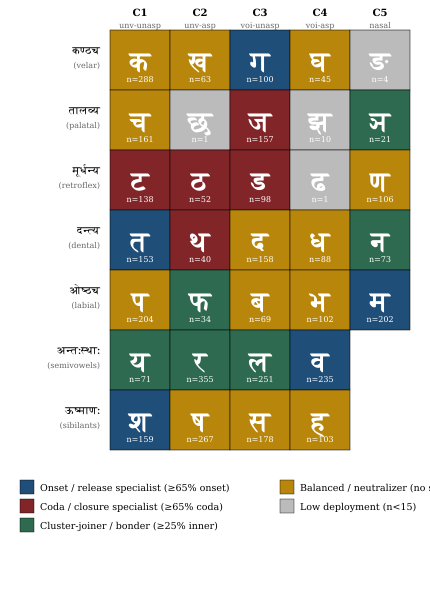

Reproduce this figure in Python.
"""Subatomic periodicity grid — varṇamālā colored by position-role behavior.

Generates an SVG directly (no matplotlib dependency) so the figure builds
regardless of the local Python environment's numpy/matplotlib state.

For each of the 33 consonants in the varṇamālā, classify its dominant
position-role from the Dhātupāṭha corpus and color the cell accordingly:

  BLUE   — onset / release specialist     (onset-deployment ≥ 65% of total)
  RED    — coda / closure specialist      (coda-deployment ≥ 65% of total)
  GREEN  — cluster-joiner / bonder        (inner-cluster ≥ 25% of total)
  GOLD   — balanced / neutralizer         (no strong lean; multi-role)
  GRAY   — low deployment                 (total < 15)

Data: copied from analysis/dhatupatha/FINDINGS.md §11 (single-akṣara
position-role counts, anubandha-aware).

Run: python3 figures/building_dhatuh/subatomic_periodicity.py
"""

from pathlib import Path


# ---- Data: per-consonant position-role counts (FINDINGS.md §11) ----
# Format: char -> (onset_outer, onset_inner, coda_inner, coda_outer)
STATS = {
    "र": (78, 126, 100, 51),
    "क": (174, 5, 56, 53),
    "ष": (85, 31, 17, 134),
    "ल": (82, 40, 24, 105),
    "व": (129, 56, 2, 48),
    "प": (119, 9, 2, 74),
    "म": (118, 14, 29, 41),
    "स": (73, 4, 15, 86),
    "च": (82, 0, 4, 75),
    "श": (115, 0, 5, 39),
    "द": (70, 0, 2, 86),
    "ज": (53, 0, 7, 97),
    "त": (104, 8, 19, 22),
    "ट": (4, 16, 13, 105),
    "ण": (31, 9, 3, 63),
    "ह": (44, 0, 1, 58),
    "भ": (50, 0, 5, 47),
    "ग": (72, 0, 1, 27),
    "ड": (7, 0, 7, 84),
    "ध": (49, 2, 0, 37),
    "न": (10, 8, 17, 38),
    "य": (19, 30, 1, 21),
    "ब": (38, 1, 3, 27),
    "ख": (32, 3, 1, 27),
    "ठ": (0, 4, 4, 44),
    "घ": (26, 0, 2, 17),
    "थ": (1, 2, 0, 37),
    "फ": (4, 13, 0, 17),
    "ञ": (0, 3, 18, 0),
    "झ": (8, 0, 0, 2),
    "ङ": (1, 0, 3, 0),
    "छ": (0, 0, 0, 1),
    "ढ": (0, 0, 1, 0),
}


# ---- Colors ----
COLOR_ONSET = "#1F4E79"    # dark blue — release/onset specialist
COLOR_CODA = "#822529"     # dark red — closure/coda specialist
COLOR_BONDER = "#2D6A4F"   # dark green — cluster-joiner/bonder
COLOR_NEUTRAL = "#B8860B"  # dark goldenrod — balanced/neutralizer
COLOR_LOW = "#BBBBBB"      # light gray — low deployment


# ---- Canonical varṇamālā layout ----
GRID = [
    ("कण्ठ्य", "velar", ["क", "ख", "ग", "घ", "ङ"]),
    ("तालव्य", "palatal", ["च", "छ", "ज", "झ", "ञ"]),
    ("मूर्धन्य", "retroflex", ["ट", "ठ", "ड", "ढ", "ण"]),
    ("दन्त्य", "dental", ["त", "थ", "द", "ध", "न"]),
    ("ओष्ठ्य", "labial", ["प", "फ", "ब", "भ", "म"]),
    ("अन्तःस्थाः", "semivowels", ["य", "र", "ल", "व", None]),
    ("ऊष्माणः", "sibilants", ["श", "ष", "स", "ह", None]),
]
COLUMNS = [
    ("C1", "unv-unasp"),
    ("C2", "unv-asp"),
    ("C3", "voi-unasp"),
    ("C4", "voi-asp"),
    ("C5", "nasal"),
]


def classify(ch):
    """Return color + category for a consonant from its position-role stats."""
    stats = STATS.get(ch)
    if not stats:
        return COLOR_LOW, "low"

    oo, oi, ci, co = stats
    total = oo + oi + ci + co
    if total < 15:
        return COLOR_LOW, "low"

    onset = oo + oi
    coda = ci + co
    inner = oi + ci

    inner_pct = inner / total
    onset_pct = onset / total
    coda_pct = coda / total

    # Strong cluster-joiner: 25%+ inner activity
    if inner_pct >= 0.25:
        return COLOR_BONDER, "bonder"

    # Strong onset specialist
    if onset_pct >= 0.65:
        return COLOR_ONSET, "onset"

    # Strong coda specialist
    if coda_pct >= 0.65:
        return COLOR_CODA, "coda"

    # Otherwise balanced
    return COLOR_NEUTRAL, "balanced"


def main():
    # Geometry (SVG units = points-ish, set width/height for trade-book column)
    cell_w = 60
    cell_h = 60
    place_w = 110     # left margin for place labels
    col_label_h = 30  # top margin for column labels
    legend_h = 130

    n_cols = 5
    n_rows = len(GRID)

    width = place_w + n_cols * cell_w + 20
    height = col_label_h + n_rows * cell_h + legend_h + 20

    svg = []
    svg.append(f'<?xml version="1.0" encoding="UTF-8"?>')
    svg.append(
        f'<svg xmlns="http://www.w3.org/2000/svg" '
        f'width="{width}" height="{height}" '
        f'viewBox="0 0 {width} {height}" '
        f'font-family="Charter, &quot;Bitstream Charter&quot;, &quot;DejaVu Serif&quot;, serif">'
    )

    # Background
    svg.append(f'<rect width="{width}" height="{height}" fill="white"/>')

    # Column labels (top)
    for c, (col, sub) in enumerate(COLUMNS):
        x = place_w + c * cell_w + cell_w / 2
        y_top = col_label_h - 14
        y_bot = col_label_h - 2
        svg.append(
            f'<text x="{x}" y="{y_top}" font-size="10" font-weight="bold" '
            f'text-anchor="middle">{col}</text>'
        )
        svg.append(
            f'<text x="{x}" y="{y_bot}" font-size="8" fill="#666" '
            f'text-anchor="middle">{sub}</text>'
        )

    # Rows
    for r, (dev_label, eng_label, cells) in enumerate(GRID):
        y = col_label_h + r * cell_h

        # Place label (left)
        label_x = place_w - 10
        ly1 = y + cell_h / 2 - 6
        ly2 = y + cell_h / 2 + 8
        svg.append(
            f'<text x="{label_x}" y="{ly1}" font-size="11" '
            f'text-anchor="end">{dev_label}</text>'
        )
        svg.append(
            f'<text x="{label_x}" y="{ly2}" font-size="8" fill="#666" '
            f'text-anchor="end">({eng_label})</text>'
        )

        # Cells
        for c, ch in enumerate(cells):
            if ch is None:
                continue
            x = place_w + c * cell_w
            color, cat = classify(ch)
            total = sum(STATS.get(ch, (0, 0, 0, 0)))

            svg.append(
                f'<rect x="{x}" y="{y}" width="{cell_w}" height="{cell_h}" '
                f'fill="{color}" stroke="black" stroke-width="0.5"/>'
            )
            # Devanagari character
            svg.append(
                f'<text x="{x + cell_w/2}" y="{y + cell_h*0.55}" '
                f'font-size="28" font-weight="bold" fill="white" '
                f'text-anchor="middle" dominant-baseline="middle">{ch}</text>'
            )
            # Count
            if total > 0:
                svg.append(
                    f'<text x="{x + cell_w/2}" y="{y + cell_h - 8}" '
                    f'font-size="8" fill="white" text-anchor="middle">'
                    f'n={total}</text>'
                )

    # Legend
    legend_y = col_label_h + n_rows * cell_h + 30
    entries = [
        (COLOR_ONSET, "Onset / release specialist (≥65% onset)"),
        (COLOR_CODA, "Coda / closure specialist (≥65% coda)"),
        (COLOR_BONDER, "Cluster-joiner / bonder (≥25% inner)"),
        (COLOR_NEUTRAL, "Balanced / neutralizer (no strong lean)"),
        (COLOR_LOW, "Low deployment (n&lt;15)"),
    ]
    box_w = 14
    box_h = 14
    row_h = 19
    col_x = [20, 280]
    for i, (color, label) in enumerate(entries):
        col = i // 3
        row = i % 3
        x = col_x[col]
        y = legend_y + row * row_h
        svg.append(
            f'<rect x="{x}" y="{y}" width="{box_w}" height="{box_h}" '
            f'fill="{color}" stroke="black" stroke-width="0.4"/>'
        )
        svg.append(
            f'<text x="{x + box_w + 6}" y="{y + box_h - 3}" '
            f'font-size="9.5">{label}</text>'
        )

    svg.append("</svg>")

    out_dir = Path(__file__).resolve().parent.parent / "build"
    out_dir.mkdir(exist_ok=True)
    out_path = out_dir / "subatomic_periodicity.from-py.svg"
    out_path.write_text("\n".join(svg))
    print(f"Wrote {out_path}")


if __name__ == "__main__":
    main()
